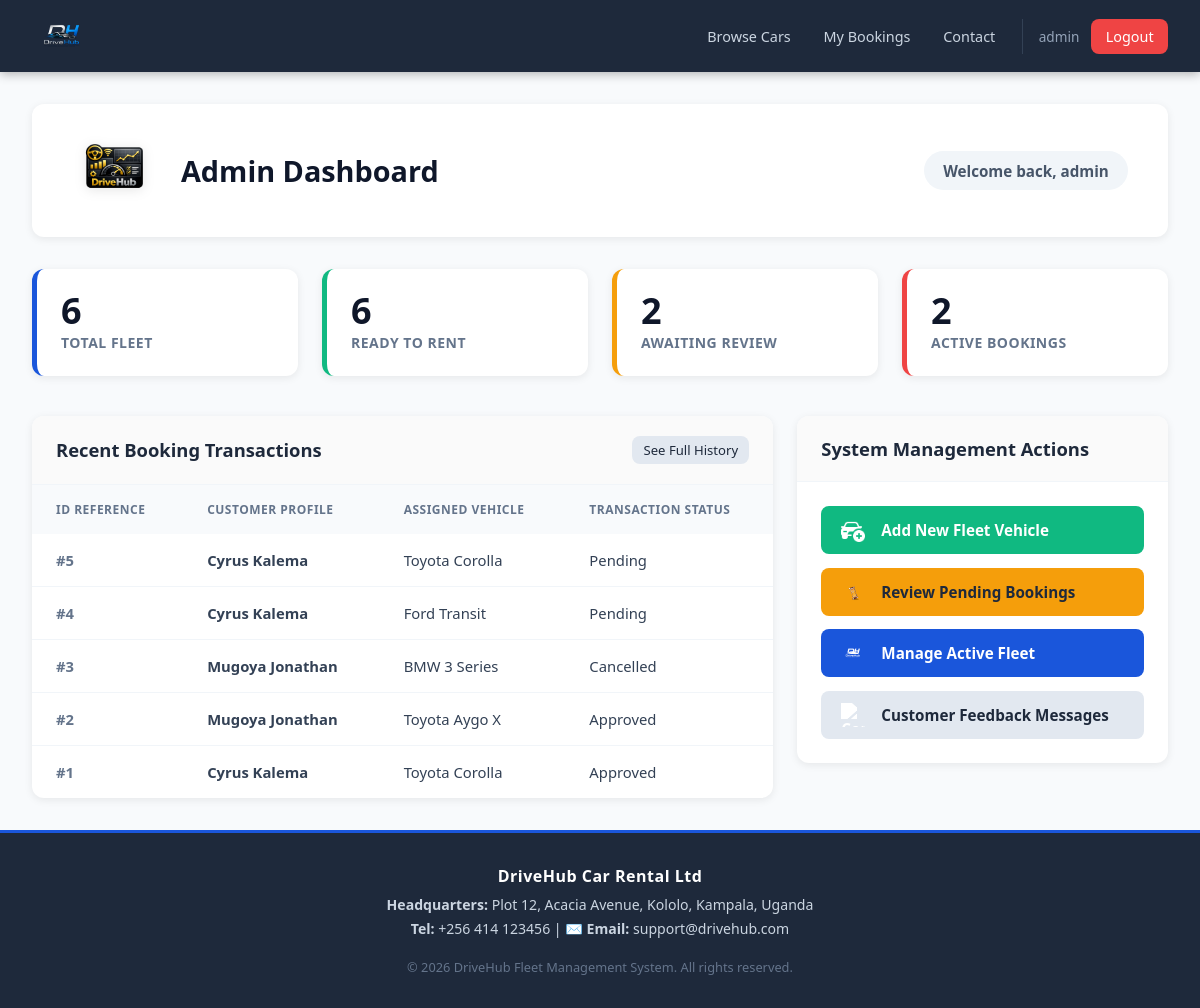
Page /admin-panel/ (signed in) on the committed database.
### rental/models.py (models this page shows, shortened)
class Booking(models.Model):
    STATUS_CHOICES = [
        ('pending', 'Pending'),
        ('approved', 'Approved'),
        ('cancelled', 'Cancelled'),
        ('completed', 'Completed'),
    ]
    user = models.ForeignKey(User, on_delete=models.CASCADE, related_name='bookings')
    car = models.ForeignKey(Car, on_delete=models.CASCADE, related_name='bookings')
    start_date = models.DateField()
    end_date = models.DateField()
    total_price = models.DecimalField(max_digits=10, decimal_places=2, default=0)
    status = models.CharField(max_length=20, choices=STATUS_CHOICES, default='pending')
    notes = models.TextField(blank=True)
    created_at = models.DateTimeField(auto_now_add=True)
    updated_at = models.DateTimeField(auto_now=True)

class Car(models.Model):
    CATEGORY_CHOICES = [
        ('economy', 'Economy'),
        ('compact', 'Compact'),
        ('suv', 'SUV'),
        ('luxury', 'Luxury'),
        ('van', 'Van'),
        ('truck', 'Truck'),
    ]
    STATUS_CHOICES = [
        ('available', 'Available'),
        ('unavailable', 'Unavailable'),
    ]
    make = models.CharField(max_length=100)
    model = models.CharField(max_length=100)
    year = models.PositiveIntegerField()
    category = models.CharField(max_length=20, choices=CATEGORY_CHOICES)
    license_plate = models.CharField(max_length=20, unique=True)
    daily_price = models.DecimalField(max_digits=8, decimal_places=2)
    status = models.CharField(max_length=20, choices=STATUS_CHOICES, default='available')
    seats = models.PositiveIntegerField(default=5)
    transmission = models.CharField(max_length=20, default='Automatic')
    fuel_type = models.CharField(max_length=20, default='Petrol')
    description = models.TextField(blank=True)
    image_url = models.URLField(blank=True)
    created_at = models.DateTimeField(auto_now_add=True)

### rental/views.py (the view)
# urls.py: path('admin-panel/', views.admin_dashboard, name='admin_dashboard'),
@admin_required
def admin_dashboard(request):
    total_cars = Car.objects.count()
    available_cars = Car.objects.filter(status='available').count()
    pending_bookings = Booking.objects.filter(status='pending').count()
    approved_bookings = Booking.objects.filter(status='approved').count()
    recent_bookings = Booking.objects.order_by('-created_at')[:10]
    unread_feedback = Feedback.objects.filter(is_read=False).count()
    return render(request, 'rental/admin_dashboard.html', {
        'total_cars': total_cars,
        'available_cars': available_cars,
        'pending_bookings': pending_bookings,
        'approved_bookings': approved_bookings,
        'recent_bookings': recent_bookings,
        'unread_feedback': unread_feedback,
    })

### rental/views.py (called while the page is built)
def admin_required(view_func):
    @wraps(view_func)
    @login_required
    def wrapper(request, *args, **kwargs):
        is_admin_user = False
        if request.user.is_superuser or request.user.is_staff:
            is_admin_user = True
        if not is_admin_user:
            try:
                if request.user.profile.is_admin():
                    is_admin_user = True
            except UserProfile.DoesNotExist:
                pass
        if is_admin_user:
            return view_func(request, *args, **kwargs)
        messages.error(request, "Access denied. Admin privileges required.")
        return redirect('home')
    return wrapper

### rental/templates/rental/admin_dashboard.html (shortened to what this page needs)
{% extends 'rental/base.html' %}
{% load static %}
{% block content %}
<div class="dashboard-header-container">
    <div class="header-left">
        <img src="{% static 'rental/admin_dashboard.png' %}" alt="Dashboard Management Icon" class="dashboard-sticker">
        <h1 class="dashboard-title-text">Admin Dashboard</h1>
    </div>
    <div class="welcome-badge">
        Welcome back, {{ user.first_name|default:user.username }}
    </div>
</div>
<div class="stat-grid">
    <div class="stat-card blue">
        <div class="stat-value">{{ total_cars }}</div>
        <div class="stat-label">Total Fleet</div>
    </div>
    <div class="stat-card green">
        <div class="stat-value">{{ available_cars }}</div>
        <div class="stat-label">Ready To Rent</div>
    </div>
    <div class="stat-card amber">
        <div class="stat-value">{{ pending_bookings }}</div>
        <div class="stat-label">Awaiting Review</div>
    </div>
    <div class="stat-card red">
        <div class="stat-value">{{ approved_bookings }}</div>
        <div class="stat-label">Active Bookings</div>
    </div>
</div>
<div class="admin-grid">
    <div class="card">
        <div class="card-header flex flex-between flex-center">
            <h3>Recent Booking Transactions</h3>
            <a href="{% url 'admin_bookings' %}" class="btn btn-secondary btn-sm">See Full History</a>
        </div>
        <div class="card-body" style="padding:0;">
            <table>
                <thead>
                    <tr>
                        <th>ID Reference</th>
                        <th>Customer Profile</th>
                        <th>Assigned Vehicle</th>
                        <th>Transaction Status</th>
                    </tr>
                </thead>
                <tbody>
                {% for b in recent_bookings %}
                <tr>
                    <td style="font-weight: 600; color: #64748b;">#{{ b.pk }}</td>
                    <td style="font-weight: 600;">{{ b.user.get_full_name|default:b.user.username }}</td>
                    <td>{{ b.car.make }} {{ b.car.model }}</td>
                    <td><span class="badge badge-{{ b.status }}">{{ b.get_status_display }}</span></td>
                </tr>
                {% empty %}
                <tr>
                    <td colspan="4" class="text-center text-muted" style="padding: 3rem 1.5rem;">
                        No system booking logs found in database.
                    </td>
                </tr>
                {% endfor %}
                </tbody>
            </table>
        </div>
    </div>
    <div class="card">
        <div class="card-header">
            <h3>System Management Actions</h3>
        </div>
        <div class="card-body" style="padding: 1.5rem;">
            <div class="action-stack">
                <a href="{% url 'car_create' %}" class="btn btn-success">
                    <img src="{% static 'rental/new_car.png' %}" alt="Add Car Graphic Asset image_3.png" class="btn-action-icon icon-invert">
                    <span>Add New Fleet Vehicle</span>
                </a>
                <a href="{% url 'admin_bookings' %}?status=pending" class="btn btn-warning" style="color: #1e293b;">
                    <img src="{% static 'rental/pending.png' %}" alt="Hourglass Asset image_2.png" class="btn-action-icon">
                    <span>Review Pending Bookings</span>
                </a>
                <a href="{% url 'admin_cars' %}" class="btn btn-primary">
                    <img src="{% static 'rental/DHLogo.png' %}" alt="Manage Fleet Icon" class="btn-action-icon icon-invert">
                    <span>Manage Active Fleet</span>
                </a>
                <a href="{% url 'admin_feedback' %}" class="btn btn-secondary" style="justify-content: space-between; width: 100%;">
                    <div style="display: flex; align-items: center; gap: 1rem;">
                        <img src="{% static 'rental/contact.png' %}" alt="Contact Icon" class="btn-action-icon icon-invert">
                        <span>Customer Feedback Messages</span>
                    </div>
                </a>
            </div>
        </div>
    </div>
</div>
{% endblock %}

### rental/templates/rental/base.html (shortened to what this page needs)
{% load static %}
<!DOCTYPE html>
<html lang="en">
<head>
</head>
<body>
<nav>
    <a href="{% url 'home' %}" class="nav-brand">
        <img src="{% static 'rental/DHLogo.png' %}" alt="DriveHub Logo" style="height:40px; width:auto; object-fit:contain; display:block;">
    </a>
    <div class="nav-links">
        {% if user.is_authenticated %}
            {% if user.profile.role == 'admin' %}
                <a href="{% url 'admin_dashboard' %}">Dashboard</a>
                <a href="{% url 'admin_bookings' %}">Bookings</a>
                <a href="{% url 'admin_cars' %}">Fleet</a>
                <a href="{% url 'admin_feedback' %}">Feedback</a>
            {% else %}
                <a href="{% url 'car_list' %}">Browse Cars</a>
                <a href="{% url 'booking_history' %}">My Bookings</a>
                <a href="{% url 'contact' %}">Contact</a>
            {% endif %}
            <span class="nav-user">{{ user.first_name|default:user.username }}</span>
            <a href="{% url 'logout' %}" class="btn-danger btn-nav">Logout</a>
        {% else %}
            <a href="{% url 'home' %}">Home</a>
            <a href="{% url 'contact' %}">Contact</a>
            <a href="{% url 'login' %}" class="btn-nav">Login</a>
            <a href="{% url 'register' %}" class="btn-nav" style="background:var(--success)">Register</a>
        {% endif %}
    </div>
</nav>
<main>
    {% block content %}{% endblock %}
</main>
<footer>
    <p class="footer-title">DriveHub Car Rental Ltd</p>
    <p class="footer-meta"><strong>Headquarters:</strong> Plot 12, Acacia Avenue, Kololo, Kampala, Uganda</p>
    <p class="footer-meta"><strong>Tel:</strong> +256 414 123456 | ✉️ <strong>Email:</strong> support@drivehub.com</p>
    <p class="footer-copyright">&copy; {% now "Y" %} DriveHub Fleet Management System. All rights reserved.</p>
</footer>
</body>
</html>

### rental/templates/rental/base.html (style rules this page uses)
*, *::before, *::after { box-sizing: border-box; margin: 0; padding: 0; }
:root { --primary: #1a56db; --primary-dark: #1e40af; --secondary: #f59e0b; --success: #10b981; --danger: #ef4444; --warning: #f59e0b; --info: #3b82f6; --dark: #1e293b; --gray: #64748b; --light: #f8fafc; --border: #e2e8f0; --shadow: 0 2px 8px rgba(0,0,0,.08); --radius: 8px; }
body { font-family: 'Segoe UI', system-ui, sans-serif; background: var(--light); color: var(--dark); min-height: 100vh; display: flex; flex-direction: column; }
nav { background: var(--dark); padding: 0.5rem 2rem; display: flex; align-items: center; justify-content: space-between; position: sticky; top: 0; z-index: 100; box-shadow: 0 2px 10px rgba(0,0,0,.3); }
.nav-brand { display: flex; align-items: center; text-decoration: none; padding: 0.5rem 0; }
.nav-brand img { height: 45px; width: auto; object-fit: contain; }
.nav-links { display: flex; align-items: center; gap: .25rem; }
.nav-links a { color: #cbd5e1; text-decoration: none; padding: .5rem .9rem; border-radius: var(--radius); font-size: .9rem; transition: all .2s; }
.nav-links .btn-nav { background: var(--primary); color: white !important; }
.nav-links .btn-danger { background: var(--danger); }
.nav-user { color: #94a3b8; font-size: .85rem; padding: .5rem; border-left: 1px solid #334155; margin-left: .5rem; padding-left: 1rem; }
main { flex: 1; padding: 2rem; max-width: 1200px; margin: 0 auto; width: 100%; }
footer { background: var(--dark); color: #94a3b8; text-align: center; padding: 2rem 1rem; font-size: .85rem; margin-top: auto; border-top: 3px solid var(--primary); }
.footer-title { font-weight: 700; color: white; margin-bottom: 0.5rem; font-size: 1rem; letter-spacing: 0.5px; }
.footer-meta { font-size: 0.88rem; margin: 0.35rem 0; color: #cbd5e1; }
.footer-copyright { font-size: 0.8rem; margin-top: 1.25rem; color: #64748b; }
.card { background: white; border-radius: var(--radius); box-shadow: var(--shadow); overflow: hidden; }
.card-header { padding: 1.25rem 1.5rem; border-bottom: 1px solid var(--border); background: #f1f5f9; display: flex; align-items: center; justify-content: space-between; }
.card-header h2, .card-header h3 { font-size: 1.1rem; font-weight: 600; }
.card-body { padding: 1.5rem; }
.btn { display: inline-flex; align-items: center; gap: .4rem; padding: .5rem 1.1rem; border-radius: var(--radius); font-size: .9rem; font-weight: 500; cursor: pointer; border: none; text-decoration: none; transition: all .2s; }
.btn-primary { background: var(--primary); color: white; }
.btn-success { background: var(--success); color: white; }
.btn-danger { background: var(--danger); color: white; }
.btn-warning { background: var(--warning); color: white; }
.btn-secondary { background: #e2e8f0; color: var(--dark); }
.btn-sm { padding: .3rem .7rem; font-size: .82rem; }
.flex { display: flex; }
.flex-between { justify-content: space-between; }
.flex-center { align-items: center; }

### rows in the picture
Booking: pk "5", user.get_full_name "Cyrus Kalema", car.make "Toyota", car.model "Corolla", status "Pending"
Booking: pk "4", user.get_full_name "Cyrus Kalema", car.make "Ford", car.model "Transit", status "Pending"
Booking: pk "3", user.get_full_name "Mugoya Jonathan", car.make "BMW", car.model "3 Series", status "Cancelled"
Booking: pk "2", user.get_full_name "Mugoya Jonathan", car.make "Toyota", car.model "Aygo X", status "Approved"
Booking: pk "1", user.get_full_name "Cyrus Kalema", car.make "Toyota", car.model "Corolla", status "Approved"

### other values in the picture
{{ user.first_name|default:user.username }} "admin"
{{ total_cars }} "6"
{{ available_cars }} "6"
{{ pending_bookings }} "2"
{{ approved_bookings }} "2"
